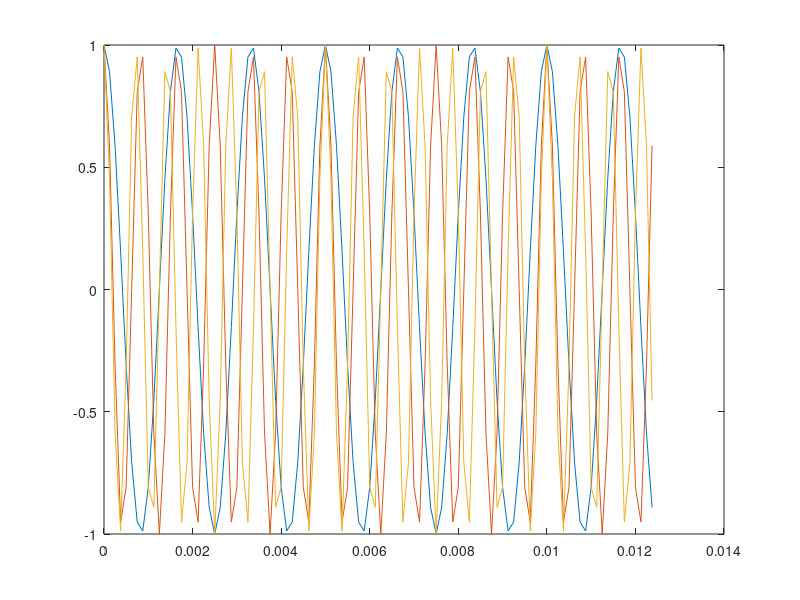
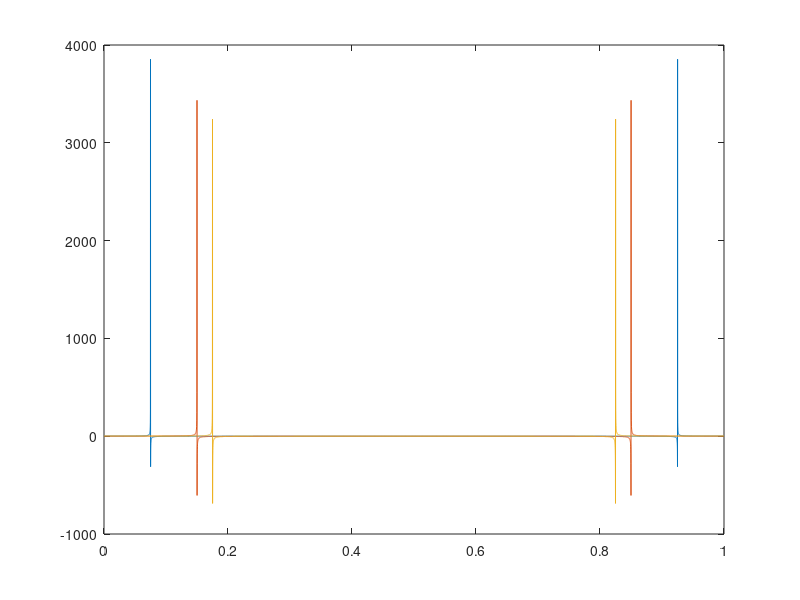

Recreate these plots in MATLAB, in order.
Fs = 8e3;
t = 0:1/Fs:1;
t = t';
f = [600 1200 1400];
s3 = cos(2*pi*t*f);
FFT = fft(s3);
plot(t(1:100), s3(1:100,:))
figure;
plot(t(1:8001), FFT(1:8001,:))